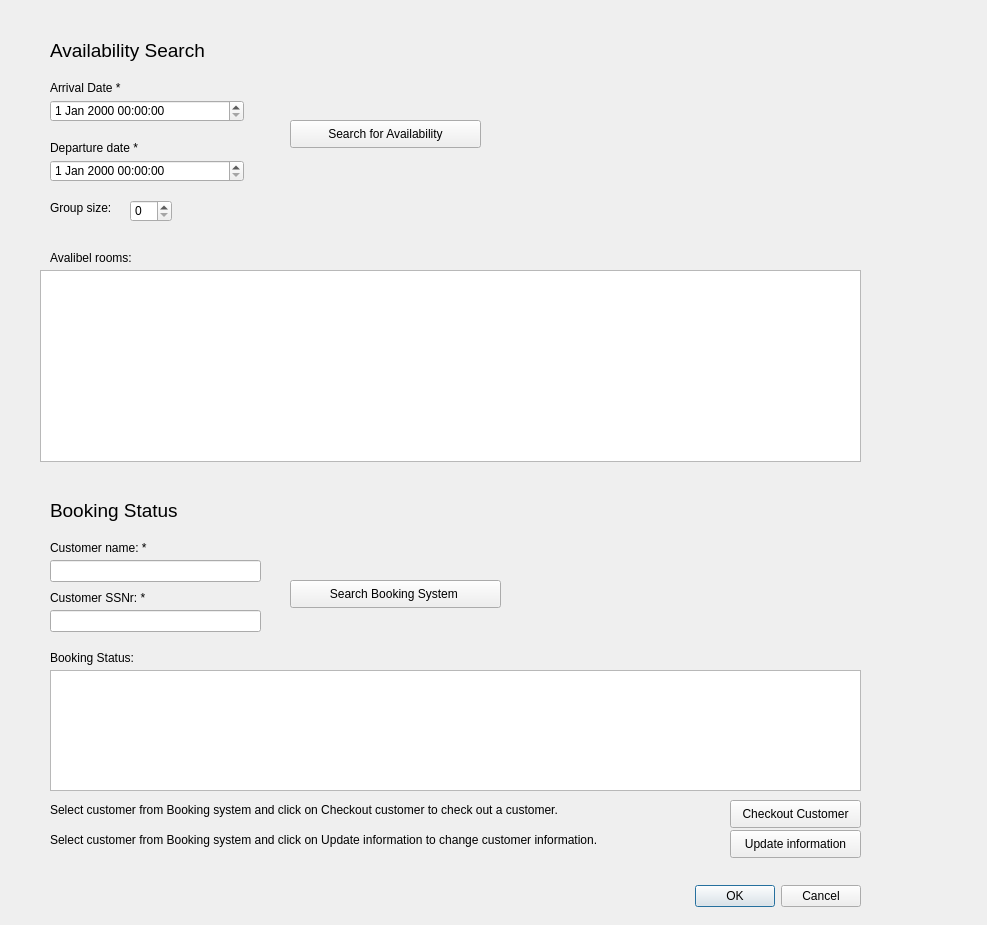
<?xml version="1.0" encoding="UTF-8"?>
<ui version="4.0">
 <class>roomAvailability</class>
 <widget class="QDialog" name="roomAvailability">
  <property name="geometry">
   <rect>
    <x>0</x>
    <y>0</y>
    <width>987</width>
    <height>925</height>
   </rect>
  </property>
  <property name="windowTitle">
   <string>Dialog</string>
  </property>
  <widget class="QDialogButtonBox" name="buttonBox">
   <property name="geometry">
    <rect>
     <x>520</x>
     <y>880</y>
     <width>341</width>
     <height>32</height>
    </rect>
   </property>
   <property name="orientation">
    <enum>Qt::Horizontal</enum>
   </property>
   <property name="standardButtons">
    <set>QDialogButtonBox::Cancel|QDialogButtonBox::Ok</set>
   </property>
  </widget>
  <widget class="QLabel" name="label_16">
   <property name="geometry">
    <rect>
     <x>50</x>
     <y>200</y>
     <width>71</width>
     <height>16</height>
    </rect>
   </property>
   <property name="text">
    <string>Group size:</string>
   </property>
  </widget>
  <widget class="QDateTimeEdit" name="dateTimeEdit_2">
   <property name="geometry">
    <rect>
     <x>50</x>
     <y>160</y>
     <width>194</width>
     <height>22</height>
    </rect>
   </property>
  </widget>
  <widget class="QLabel" name="label_15">
   <property name="geometry">
    <rect>
     <x>50</x>
     <y>80</y>
     <width>91</width>
     <height>16</height>
    </rect>
   </property>
   <property name="text">
    <string>Arrival Date *</string>
   </property>
  </widget>
  <widget class="QDateTimeEdit" name="dateTimeEdit">
   <property name="geometry">
    <rect>
     <x>50</x>
     <y>100</y>
     <width>194</width>
     <height>22</height>
    </rect>
   </property>
  </widget>
  <widget class="QSpinBox" name="spinBox">
   <property name="geometry">
    <rect>
     <x>130</x>
     <y>200</y>
     <width>42</width>
     <height>22</height>
    </rect>
   </property>
  </widget>
  <widget class="QPushButton" name="pushButton">
   <property name="geometry">
    <rect>
     <x>290</x>
     <y>120</y>
     <width>191</width>
     <height>28</height>
    </rect>
   </property>
   <property name="text">
    <string>Search for Availability</string>
   </property>
  </widget>
  <widget class="QLabel" name="label_14">
   <property name="geometry">
    <rect>
     <x>50</x>
     <y>140</y>
     <width>111</width>
     <height>16</height>
    </rect>
   </property>
   <property name="text">
    <string>Departure date *</string>
   </property>
  </widget>
  <widget class="QLabel" name="label_13">
   <property name="geometry">
    <rect>
     <x>50</x>
     <y>20</y>
     <width>251</width>
     <height>61</height>
    </rect>
   </property>
   <property name="font">
    <font>
     <pointsize>14</pointsize>
    </font>
   </property>
   <property name="text">
    <string>Availability Search </string>
   </property>
  </widget>
  <widget class="QLabel" name="label">
   <property name="geometry">
    <rect>
     <x>50</x>
     <y>250</y>
     <width>91</width>
     <height>16</height>
    </rect>
   </property>
   <property name="text">
    <string>Avalibel rooms:</string>
   </property>
  </widget>
  <widget class="QTextBrowser" name="textBrowser">
   <property name="geometry">
    <rect>
     <x>40</x>
     <y>270</y>
     <width>821</width>
     <height>192</height>
    </rect>
   </property>
  </widget>
  <widget class="QLabel" name="label_17">
   <property name="geometry">
    <rect>
     <x>50</x>
     <y>480</y>
     <width>251</width>
     <height>61</height>
    </rect>
   </property>
   <property name="font">
    <font>
     <pointsize>14</pointsize>
    </font>
   </property>
   <property name="text">
    <string>Booking Status </string>
   </property>
  </widget>
  <widget class="QLabel" name="label_18">
   <property name="geometry">
    <rect>
     <x>50</x>
     <y>540</y>
     <width>101</width>
     <height>16</height>
    </rect>
   </property>
   <property name="text">
    <string>Customer name: *</string>
   </property>
  </widget>
  <widget class="QLabel" name="label_19">
   <property name="geometry">
    <rect>
     <x>50</x>
     <y>590</y>
     <width>111</width>
     <height>16</height>
    </rect>
   </property>
   <property name="text">
    <string>Customer SSNr: *</string>
   </property>
  </widget>
  <widget class="QLineEdit" name="lineEdit">
   <property name="geometry">
    <rect>
     <x>50</x>
     <y>560</y>
     <width>211</width>
     <height>22</height>
    </rect>
   </property>
  </widget>
  <widget class="QLineEdit" name="lineEdit_2">
   <property name="geometry">
    <rect>
     <x>50</x>
     <y>610</y>
     <width>211</width>
     <height>22</height>
    </rect>
   </property>
  </widget>
  <widget class="QPushButton" name="pushButton_2">
   <property name="geometry">
    <rect>
     <x>290</x>
     <y>580</y>
     <width>211</width>
     <height>28</height>
    </rect>
   </property>
   <property name="text">
    <string>Search Booking System </string>
   </property>
  </widget>
  <widget class="QLabel" name="label_2">
   <property name="geometry">
    <rect>
     <x>50</x>
     <y>650</y>
     <width>91</width>
     <height>16</height>
    </rect>
   </property>
   <property name="text">
    <string>Booking Status: </string>
   </property>
  </widget>
  <widget class="QTextBrowser" name="textBrowser_2">
   <property name="geometry">
    <rect>
     <x>50</x>
     <y>670</y>
     <width>811</width>
     <height>121</height>
    </rect>
   </property>
  </widget>
  <widget class="QPushButton" name="pushButton_3">
   <property name="geometry">
    <rect>
     <x>730</x>
     <y>800</y>
     <width>131</width>
     <height>28</height>
    </rect>
   </property>
   <property name="text">
    <string>Checkout Customer</string>
   </property>
  </widget>
  <widget class="QLabel" name="label_3">
   <property name="geometry">
    <rect>
     <x>50</x>
     <y>800</y>
     <width>551</width>
     <height>20</height>
    </rect>
   </property>
   <property name="text">
    <string>Select customer from Booking system and click on Checkout customer to check out a customer. </string>
   </property>
  </widget>
  <widget class="QLabel" name="label_4">
   <property name="geometry">
    <rect>
     <x>50</x>
     <y>830</y>
     <width>651</width>
     <height>20</height>
    </rect>
   </property>
   <property name="text">
    <string>Select customer from Booking system and click on Update information to change customer information. </string>
   </property>
  </widget>
  <widget class="QPushButton" name="pushButton_4">
   <property name="geometry">
    <rect>
     <x>730</x>
     <y>830</y>
     <width>131</width>
     <height>28</height>
    </rect>
   </property>
   <property name="text">
    <string>Update information</string>
   </property>
  </widget>
 </widget>
 <resources/>
 <connections>
  <connection>
   <sender>buttonBox</sender>
   <signal>accepted()</signal>
   <receiver>roomAvailability</receiver>
   <slot>accept()</slot>
   <hints>
    <hint type="sourcelabel">
     <x>248</x>
     <y>254</y>
    </hint>
    <hint type="destinationlabel">
     <x>157</x>
     <y>274</y>
    </hint>
   </hints>
  </connection>
  <connection>
   <sender>buttonBox</sender>
   <signal>rejected()</signal>
   <receiver>roomAvailability</receiver>
   <slot>reject()</slot>
   <hints>
    <hint type="sourcelabel">
     <x>316</x>
     <y>260</y>
    </hint>
    <hint type="destinationlabel">
     <x>286</x>
     <y>274</y>
    </hint>
   </hints>
  </connection>
 </connections>
</ui>
